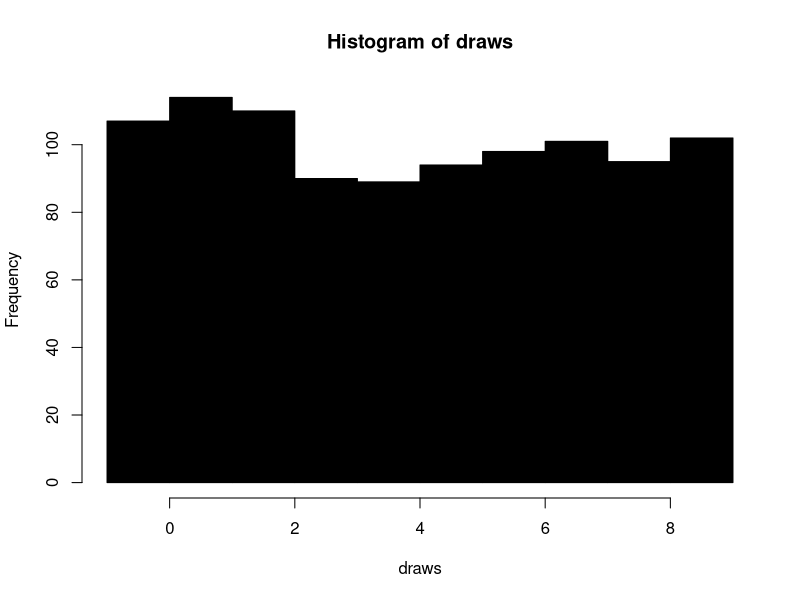

Write the R code that produced this figure.
# population average is 100
# population sd is 20

rnorm(n = 42, mean = 100, sd = 20)

# 100: 
# pop: average 42, 
# var: 100

first_draw <- rnorm(n = 100, mean = 42, sd = 10)
second_draw <- rnorm(n = 100, mean = 42, sd = 10)

mean(first_draw == second_draw)

draws <- runif(n = 1000, min = -1, max = 9)
hist(draws, col = 'black')



urn <- c('red_ball', 'blue_ball', 'green_ball')
sample(x = urn, size = 3, replace = FALSE)

lett <- c('a', 'b', 'c', 'd', 'e', 'f')
sample(lett)

